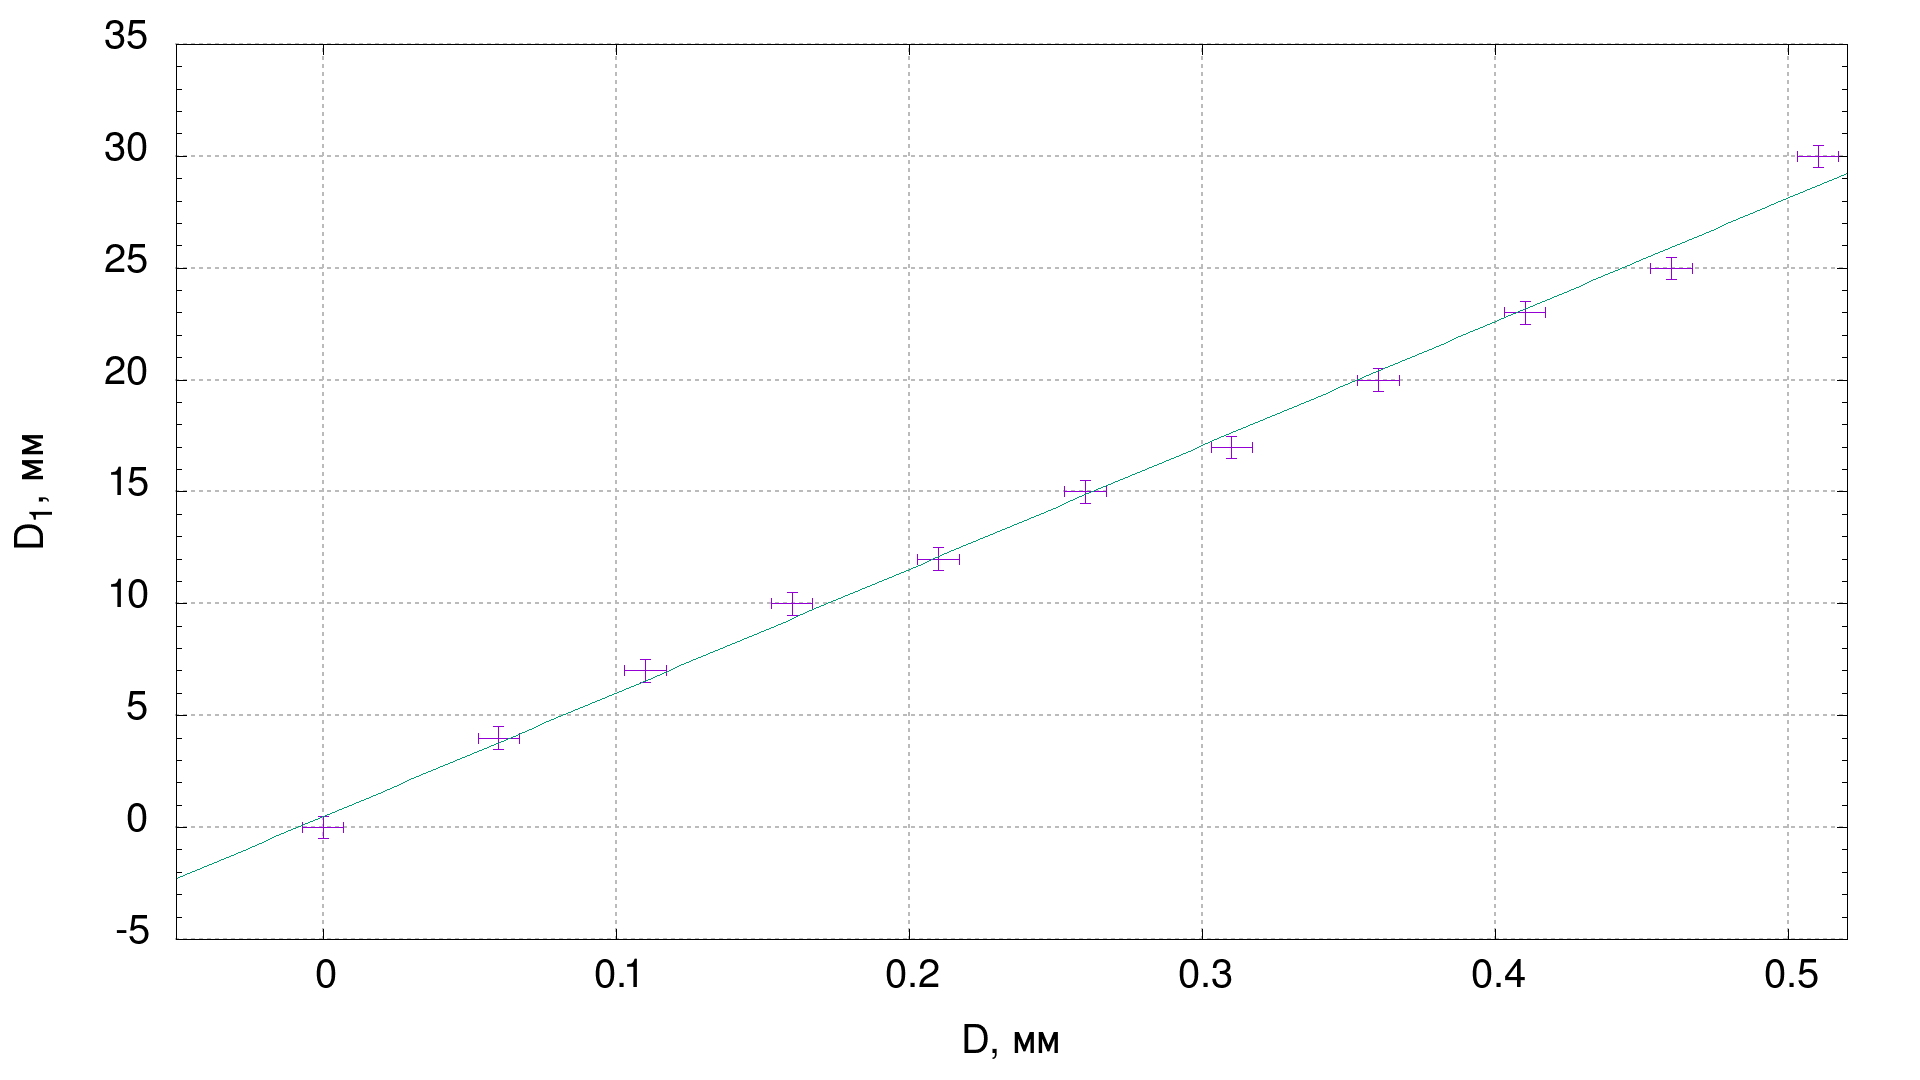

This chart was generated by the following gnuplot code:
set terminal png size 1920, 1080 font "Helvetica,30"

set key right bottom

set tics font "Helvetica,30"

set xrange[-0.05:0.52]
#set yrange[0:16]

set xlabel 'D, мм'
set ylabel 'D_1, мм'

#set grid ytics mytics  # draw lines for each ytics and mytics
set mytics 5           # set the spacing for the mytics
set grid

set grid ytics lc rgb "#bbbbbb" lw 2 lt 0
set grid xtics lc rgb "#bbbbbb" lw 2 lt 0

f(x) = a * x + b

fit f(x) 'plot1.data' u 1:2 via a, b

plot 'plot1.data' u 1:2:3:4 w xyerrorbars notitle, f(x) notitle
#pause -1
